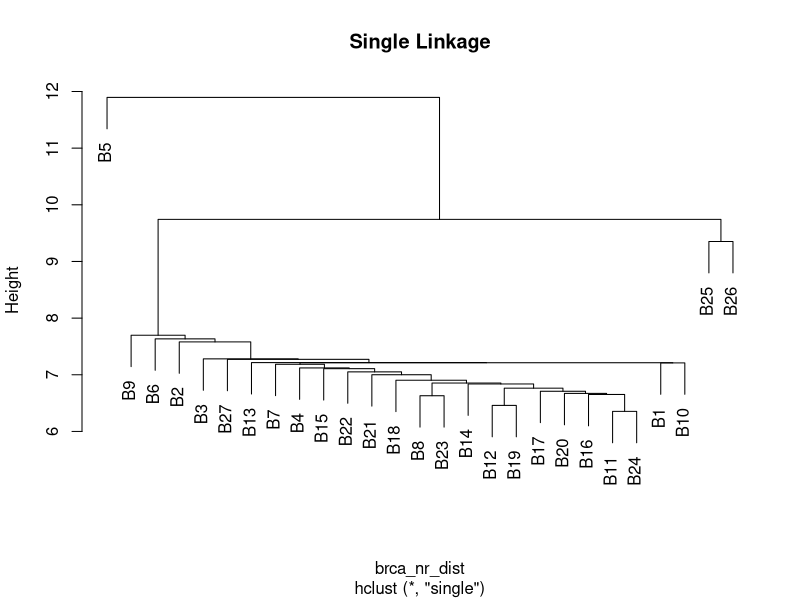
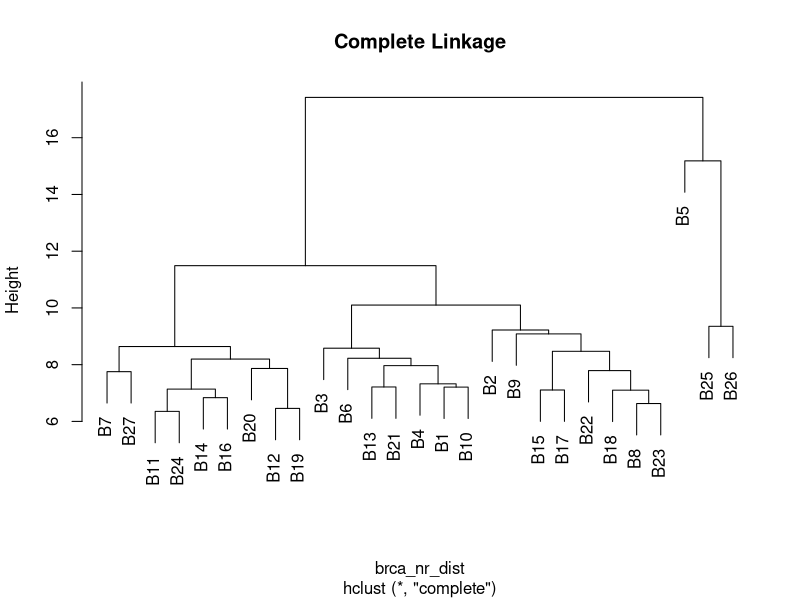
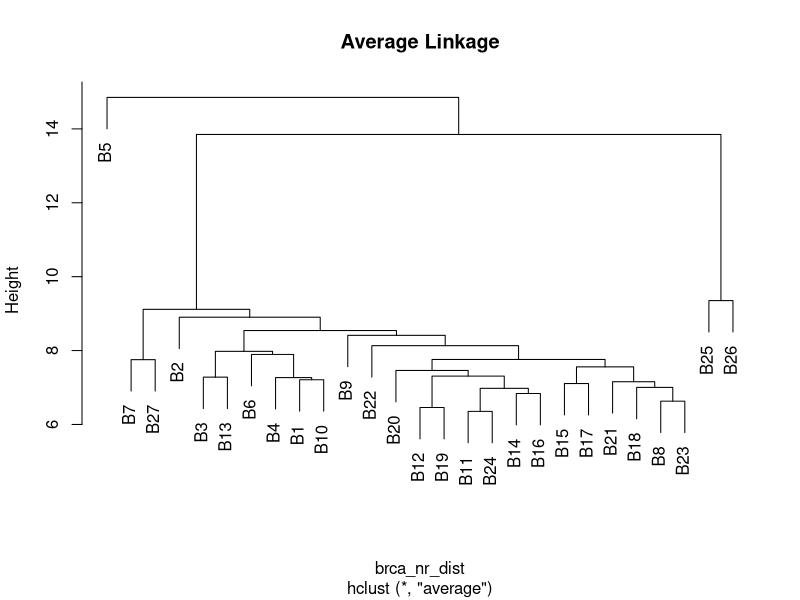
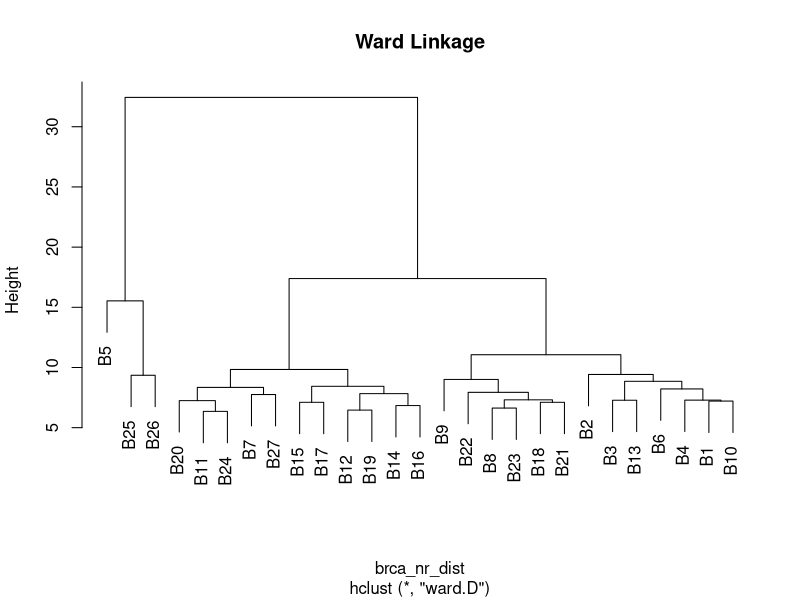

These figures' R source, in order: (Note: this script raises an error after producing the figures.)
#################### BRCA ########################
setwd("~/Documents/hm_27k_profile_2.0/Output/brca")
brca_n_r = read.csv("normal_rnd_betas.txt",header=TRUE,sep="\t")
barcodes_brca = brca_n_r$Samples
brca_n_r$Samples = NULL
rownames(brca_n_r) = c("B1","B2","B3","B4","B5","B6","B7","B8","B9","B10","B11","B12","B13","B14","B15","B16","B17","B18","B19","B20","B21","B22","B23","B24","B25","B26","B27")

brca_nr_dist = dist(as.matrix(brca_n_r))

brca_nr_clust = hclust(brca_nr_dist,method="single")
plot(brca_nr_clust,main="Single Linkage")
brca_nr_clust = hclust(brca_nr_dist,method="complete")
plot(brca_nr_clust,main="Complete Linkage")
brca_nr_clust = hclust(brca_nr_dist,method="average")
plot(brca_nr_clust,main="Average Linkage")
brca_nr_clust = hclust(brca_nr_dist,method="ward")
plot(brca_nr_clust,main="Ward Linkage")

###################### COAD ########################
setwd("~/Documents/hm_27k_profile_2.0/Output/coad")
coad_n_r = read.csv("normal_rnd_betas.txt",header=TRUE,sep="\t")
barcodes_coad = coad_n_r$Samples
coad_n_r$Samples = NULL
rownames(coad_n_r) = c("C1","C2","C3","C4","C5","C6","C7","C8","C9","C10","C11","C12","C13","C14","C15","C16","C17","C18","C19","C20","C21","C22","C23","C24","C25","C26","C27","C28","C29","C30","C31","C32","C33","C34","C35","C36","C37")

brca_coad = rbind(brca_n_r,coad_n_r)
brca_coad.dist = dist(as.matrix(brca_coad))
brca_coad.dist = dist(as.matrix(brca_coad),method=)

brca_coad_clust = hclust(brca_coad.dist,method="ward")
plot(brca_coad_clust,main="Ward")
brca_coad_clust = hclust(brca_coad.dist,method="single")
plot(brca_coad_clust,main="Single")
brca_coad_clust = hclust(brca_coad.dist,method="complete")
plot(brca_coad_clust,main="complete")